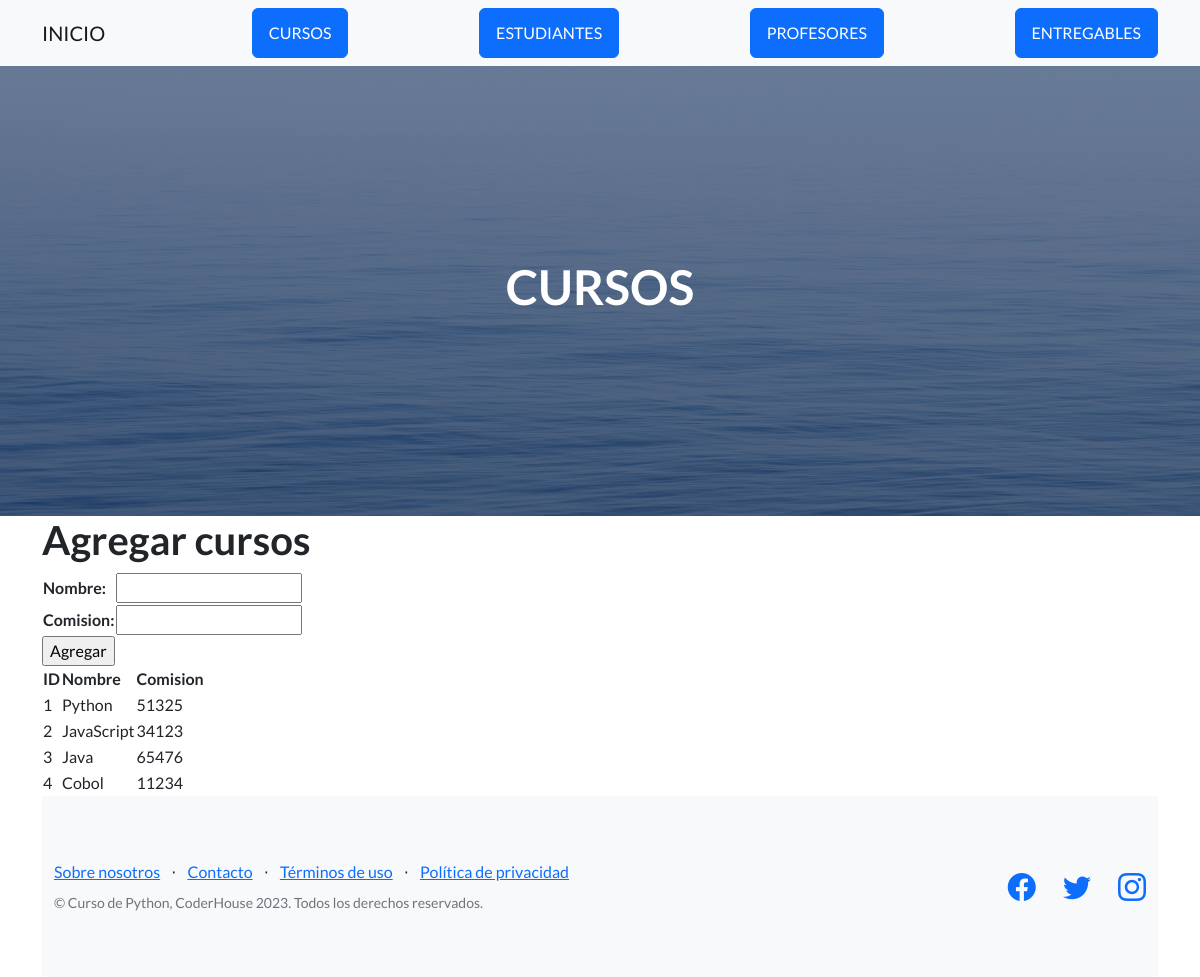
The app's page /cursos/, older data.
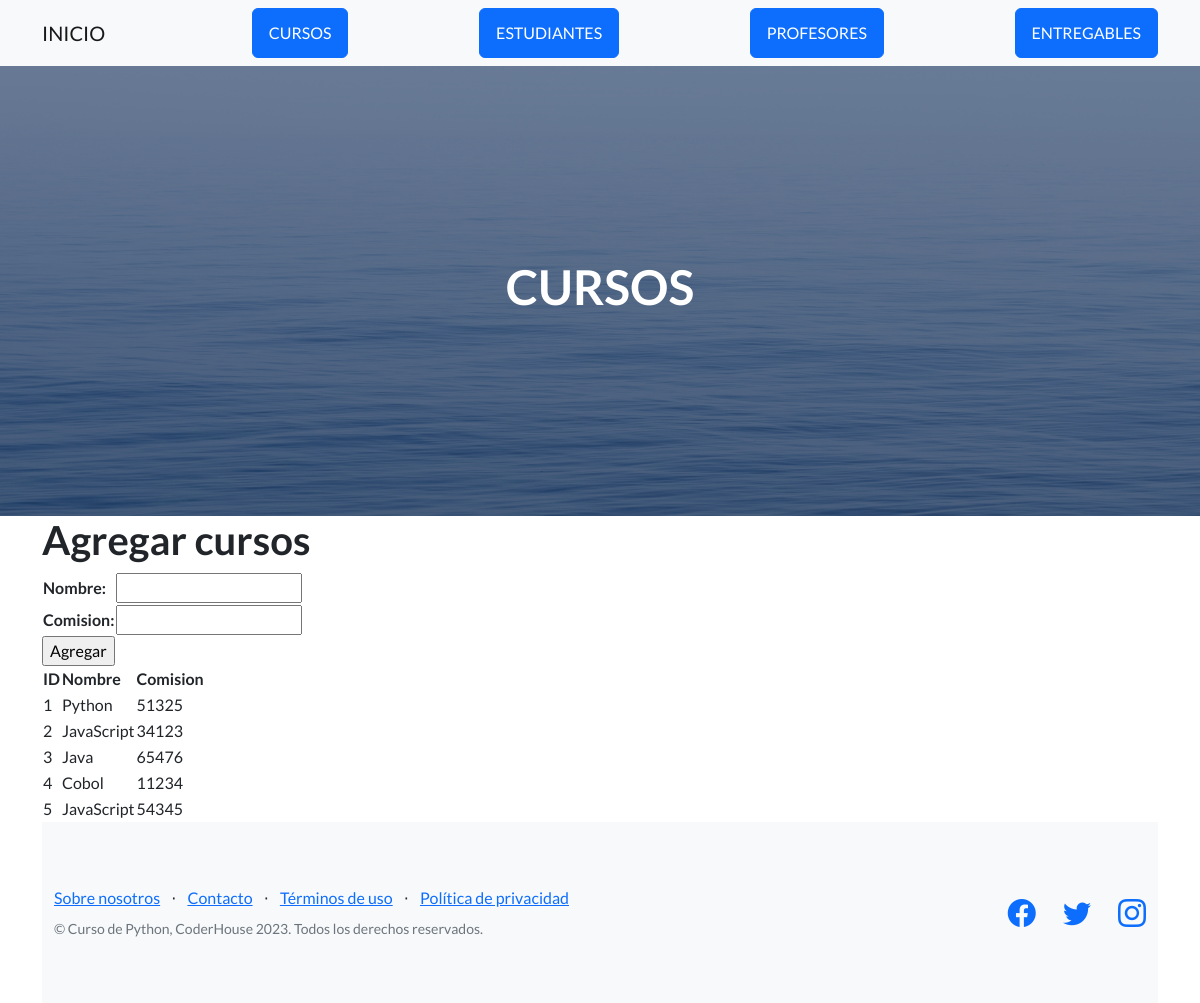
The same page, newer data.
### AppCoder/models.py (models this page shows, shortened)
class Curso (models.Model):
    nombre=models.CharField(max_length=50)
    comision=models.IntegerField()

### AppCoder/views.py (the view)
# urls.py: path('cursos/', cursos, name="cursos"),
def cursos(request):
    if request.method == "POST":
        form = CursoForm(request.POST)
        if form.is_valid():
            curso = curso()
            curso.nombre = form.cleaned_data['nombre']
            curso.comision = form.cleaned_data['comision']
            curso.save()
            form = CursoForm()
    else:
        form = CursoForm
    cursos = Curso.objects.all()
    context = {"cursos": cursos, "form": form}
    return render(request, "AppCoder/Cursos.html", context)

### AppCoder/templates/AppCoder/cursos.html (shortened to what this page needs)
{% extends "AppCoder/padre.html" %}
{% load static %}
{% block titulo %}
    <h1>CURSOS</h1>
{% endblock %}
{% block contenido_que_cambia %}
<h1>Agregar cursos</h1>
<form action="" method="post">
    <table>
    {{ form.as_table }}
    </table>
    <input type="submit" value="Agregar">
</form>
<table>
    <thead>
        <tr>
            <th>ID</th>
            <th>Nombre</th>
            <th>Comision</th>
        </tr>
    </thead>
    <tbody>
        {% for curso in cursos %}
        <tr>
            <td>
                {{curso.id}}
            </td>
            <td>
                {{curso.nombre}}
            </td>
            <td>
                {{curso.comision}}
            </td>
        </tr>
        {% endfor %}
    </tbody>
</table>
{% endblock %}

Row changes from the older to the newer data that the page shows:
added Curso: id "5", nombre "JavaScript", comision "54345"
